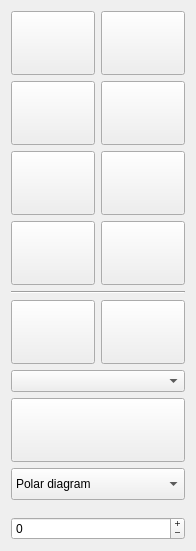
  <widget class="QWidget" name="page">
   <property name="geometry">
    <rect>
     <x>0</x>
     <y>0</y>
     <width>196</width>
     <height>551</height>
    </rect>
   </property>
   <attribute name="label">
    <string>View / Navigation</string>
   </attribute>
   <layout class="QVBoxLayout" name="verticalLayout_6">
    <item>
     <layout class="QVBoxLayout" name="verticalLayout_8">
      <item>
       <layout class="QHBoxLayout" name="horizontalLayout_2">
        <item>
         <widget class="QPushButton" name="zoomInButton">
          <property name="minimumSize">
           <size>
            <width>64</width>
            <height>64</height>
           </size>
          </property>
          <property name="toolTip">
           <string>Zoom in</string>
          </property>
          <property name="text">
           <string/>
          </property>
          <property name="icon">
           <iconset resource="../../resources/resources.qrc">
            <normaloff>:/buttons/zoom-in.svg</normaloff>:/buttons/zoom-in.svg</iconset>
          </property>
          <property name="iconSize">
           <size>
            <width>64</width>
            <height>64</height>
           </size>
          </property>
          <property name="shortcut">
           <string>+</string>
          </property>
         </widget>
        </item>
        <item>
         <widget class="QPushButton" name="zoomOutButton">
          <property name="minimumSize">
           <size>
            <width>64</width>
            <height>64</height>
           </size>
          </property>
          <property name="toolTip">
           <string>Zoom out</string>
          </property>
          <property name="text">
           <string/>
          </property>
          <property name="icon">
           <iconset resource="../../resources/resources.qrc">
            <normaloff>:/buttons/zoom-out.svg</normaloff>:/buttons/zoom-out.svg</iconset>
          </property>
          <property name="iconSize">
           <size>
            <width>64</width>
            <height>64</height>
           </size>
          </property>
          <property name="shortcut">
           <string>-</string>
          </property>
         </widget>
        </item>
       </layout>
      </item>
      <item>
       <layout class="QHBoxLayout" name="horizontalLayout_3">
        <item>
         <widget class="QPushButton" name="rotateLeftButton">
          <property name="minimumSize">
           <size>
            <width>64</width>
            <height>64</height>
           </size>
          </property>
          <property name="toolTip">
           <string>Rotate left</string>
          </property>
          <property name="text">
           <string/>
          </property>
          <property name="icon">
           <iconset resource="../../resources/resources.qrc">
            <normaloff>:/buttons/rotate-left.svg</normaloff>:/buttons/rotate-left.svg</iconset>
          </property>
          <property name="iconSize">
           <size>
            <width>64</width>
            <height>64</height>
           </size>
          </property>
         </widget>
        </item>
        <item>
         <widget class="QPushButton" name="rotateRightButton">
          <property name="minimumSize">
           <size>
            <width>64</width>
            <height>64</height>
           </size>
          </property>
          <property name="toolTip">
           <string>Rotate right</string>
          </property>
          <property name="text">
           <string/>
          </property>
          <property name="icon">
           <iconset resource="../../resources/resources.qrc">
            <normaloff>:/buttons/rotate-right.svg</normaloff>:/buttons/rotate-right.svg</iconset>
          </property>
          <property name="iconSize">
           <size>
            <width>64</width>
            <height>64</height>
           </size>
          </property>
         </widget>
        </item>
       </layout>
      </item>
      <item>
       <layout class="QHBoxLayout" name="horizontalLayout_4">
        <item>
         <widget class="QPushButton" name="zoomBoatButton">
          <property name="minimumSize">
           <size>
            <width>64</width>
            <height>64</height>
           </size>
          </property>
          <property name="toolTip">
           <string>Zoom to the boat</string>
          </property>
          <property name="text">
           <string/>
          </property>
          <property name="icon">
           <iconset resource="../../resources/resources.qrc">
            <normaloff>:/buttons/view-zoom-to-boat.svg</normaloff>:/buttons/view-zoom-to-boat.svg</iconset>
          </property>
          <property name="iconSize">
           <size>
            <width>64</width>
            <height>64</height>
           </size>
          </property>
         </widget>
        </item>
        <item>
         <widget class="QPushButton" name="zoomChartButton">
          <property name="minimumSize">
           <size>
            <width>64</width>
            <height>64</height>
           </size>
          </property>
          <property name="toolTip">
           <string>Zoom out to full chart</string>
          </property>
          <property name="text">
           <string/>
          </property>
          <property name="icon">
           <iconset resource="../../resources/resources.qrc">
            <normaloff>:/buttons/view-reset.svg</normaloff>:/buttons/view-reset.svg</iconset>
          </property>
          <property name="iconSize">
           <size>
            <width>64</width>
            <height>64</height>
           </size>
          </property>
         </widget>
        </item>
       </layout>
      </item>
      <item>
       <layout class="QHBoxLayout" name="horizontalLayout_6">
        <item>
         <widget class="QPushButton" name="lockButton">
          <property name="minimumSize">
           <size>
            <width>64</width>
            <height>64</height>
           </size>
          </property>
          <property name="toolTip">
           <string>Follow the boat</string>
          </property>
          <property name="text">
           <string/>
          </property>
          <property name="icon">
           <iconset resource="../../resources/resources.qrc">
            <normaloff>:/buttons/unlock_boat_view.svg</normaloff>:/buttons/unlock_boat_view.svg</iconset>
          </property>
          <property name="iconSize">
           <size>
            <width>64</width>
            <height>64</height>
           </size>
          </property>
         </widget>
        </item>
        <item>
         <widget class="QPushButton" name="zoomToolButton">
          <property name="minimumSize">
           <size>
            <width>64</width>
            <height>64</height>
           </size>
          </property>
          <property name="toolTip">
           <string>Toggle to zoom tool</string>
          </property>
          <property name="text">
           <string/>
          </property>
          <property name="icon">
           <iconset resource="../../resources/resources.qrc">
            <normaloff>:/buttons/zoom-tool.png</normaloff>:/buttons/zoom-tool.png</iconset>
          </property>
          <property name="iconSize">
           <size>
            <width>64</width>
            <height>64</height>
           </size>
          </property>
         </widget>
        </item>
       </layout>
      </item>
      <item>
       <widget class="Line" name="line">
        <property name="orientation">
         <enum>Qt::Horizontal</enum>
        </property>
       </widget>
      </item>
      <item>
       <layout class="QHBoxLayout" name="horizontalLayout_5">
        <item>
         <widget class="QPushButton" name="destinyButton">
          <property name="minimumSize">
           <size>
            <width>64</width>
            <height>64</height>
           </size>
          </property>
          <property name="toolTip">
           <string>Select a destination</string>
          </property>
          <property name="text">
           <string/>
          </property>
          <property name="icon">
           <iconset resource="../../resources/resources.qrc">
            <normaloff>:/buttons/set_destiny.svg</normaloff>:/buttons/set_destiny.svg</iconset>
          </property>
          <property name="iconSize">
           <size>
            <width>64</width>
            <height>64</height>
           </size>
          </property>
         </widget>
        </item>
        <item>
         <widget class="QPushButton" name="routeButton">
          <property name="minimumSize">
           <size>
            <width>64</width>
            <height>64</height>
           </size>
          </property>
          <property name="toolTip">
           <string>Select a destination</string>
          </property>
          <property name="text">
           <string/>
          </property>
          <property name="icon">
           <iconset resource="../../resources/resources.qrc">
            <normaloff>:/buttons/set_route.svg</normaloff>:/buttons/set_route.svg</iconset>
          </property>
          <property name="iconSize">
           <size>
            <width>64</width>
            <height>64</height>
           </size>
          </property>
         </widget>
        </item>
       </layout>
      </item>
      <item>
       <widget class="QComboBox" name="routeComboBox"/>
      </item>
      <item>
       <layout class="QHBoxLayout" name="horizontalLayout_8">
        <item>
         <widget class="QPushButton" name="obstaclesButton">
          <property name="minimumSize">
           <size>
            <width>64</width>
            <height>64</height>
           </size>
          </property>
          <property name="toolTip">
           <string>Obstacles</string>
          </property>
          <property name="text">
           <string/>
          </property>
          <property name="icon">
           <iconset resource="../../resources/resources.qrc">
            <normaloff>:/buttons/important.svg</normaloff>:/buttons/important.svg</iconset>
          </property>
          <property name="iconSize">
           <size>
            <width>64</width>
            <height>64</height>
           </size>
          </property>
         </widget>
        </item>
       </layout>
      </item>
      <item>
       <widget class="QComboBox" name="polarDiagramNamesComboBox">
        <property name="minimumSize">
         <size>
          <width>0</width>
          <height>32</height>
         </size>
        </property>
        <property name="toolTip">
         <string>Polar diagram used</string>
        </property>
        <property name="currentIndex">
         <number>0</number>
        </property>
        <item>
         <property name="text">
          <string>Polar diagram</string>
         </property>
        </item>
       </widget>
      </item>
      <item>
       <spacer name="verticalSpacer_2">
        <property name="orientation">
         <enum>Qt::Vertical</enum>
        </property>
        <property name="sizeHint" stdset="0">
         <size>
          <width>20</width>
          <height>40</height>
         </size>
        </property>
       </spacer>
      </item>
      <item>
       <widget class="QSpinBox" name="spinBox">
        <property name="layoutDirection">
         <enum>Qt::LeftToRight</enum>
        </property>
        <property name="inputMethodHints">
         <set>Qt::ImhNone</set>
        </property>
        <property name="buttonSymbols">
         <enum>QAbstractSpinBox::PlusMinus</enum>
        </property>
        <property name="minimum">
         <number>-100</number>
        </property>
        <property name="maximum">
         <number>100</number>
        </property>
        <property name="singleStep">
         <number>10</number>
        </property>
       </widget>
      </item>
     </layout>
    </item>
   </layout>
  </widget>
